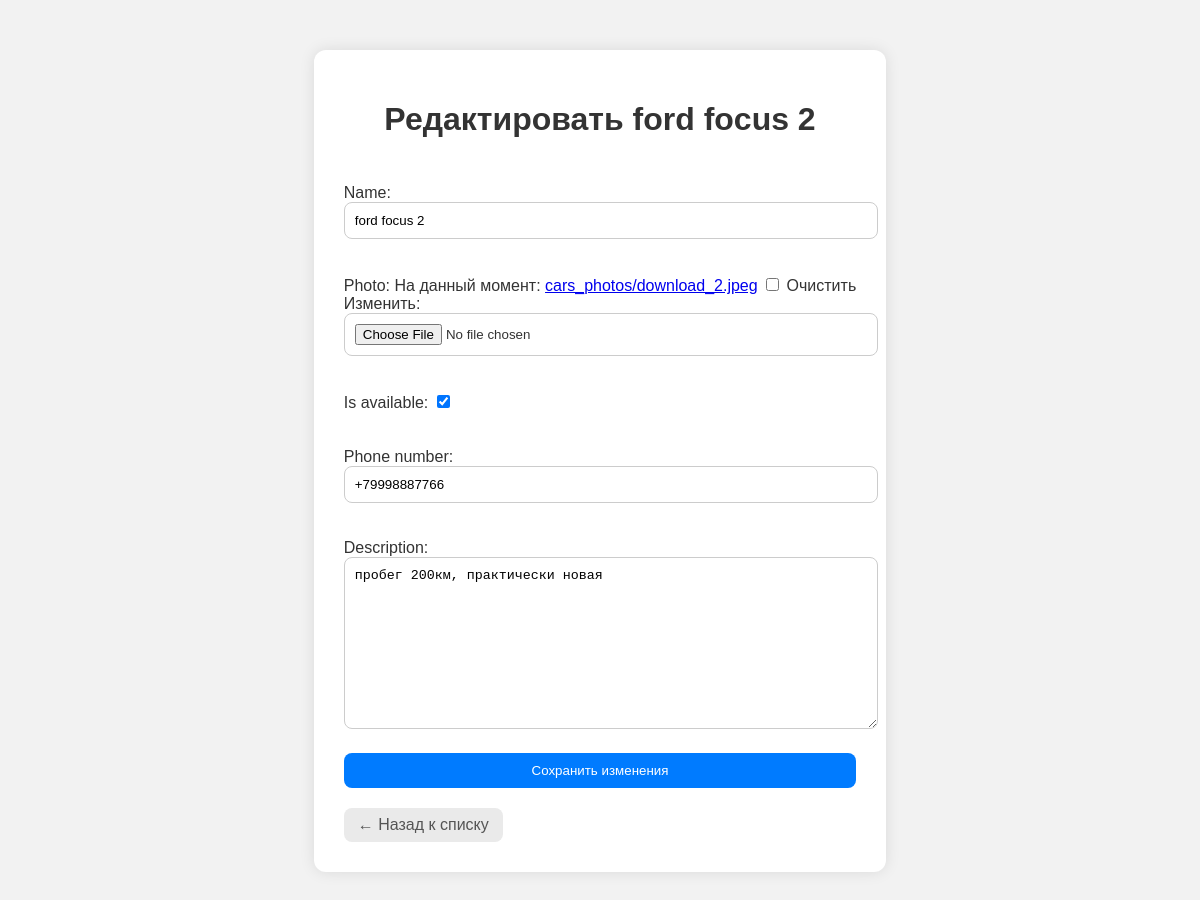
Page /cars/5/edit/ (signed in) on the earlier database version.
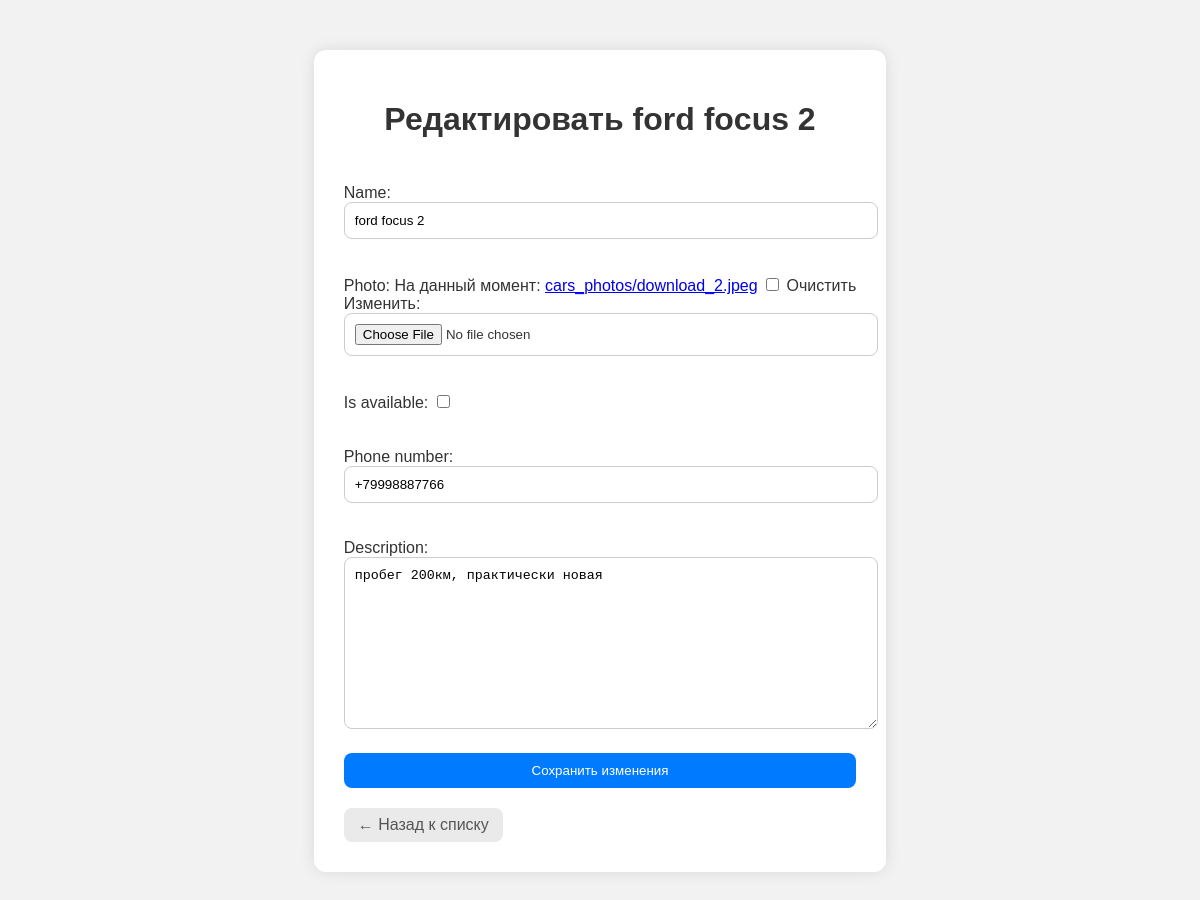
Same page on the later database version.
### cars/models.py (models this page shows, shortened)
class Car(models.Model):
    objects = None
    name = models.CharField(max_length=100)
    photo = models.ImageField(upload_to='cars_photos/', blank=True, null=True)
    is_available = models.BooleanField(default=True)
    published_date = models.DateTimeField(auto_now_add=True)
    owner = models.ForeignKey(User, on_delete=models.CASCADE, null=True, blank=True)
    phone_number = models.CharField(max_length=20, null=True, blank=True)
    description = models.TextField(blank=True, null=True)
    class Meta:
        verbose_name = 'Машина'
        verbose_name_plural = 'Машины'

### cars/views.py (the view, shortened to what this page needs)
# urls.py: path('<int:pk>/edit/', views.CarUpdateView.as_view(), name='car_edit'),
class CarUpdateView(UpdateView):
    model = Car
    fields = ['name', 'photo', 'is_available', 'phone_number', 'description']
    template_name = 'cars/car_edit.html'
    def get_queryset(self):
        return Car.objects.filter(owner=self.request.user)

### cars/templates/cars/car_edit.html (shortened to what this page needs)
{% load static %}
<!DOCTYPE html>
<html lang="ru">
<head>
    <link rel="stylesheet" href="{% static 'main/css/main.css' %}">
</head>
<body>
    <div class="edit-container">
        <h1>Редактировать {{ form.instance.name }}</h1>
        <form method="post" enctype="multipart/form-data">
            {{ form.as_p }}
            <button type="submit">Сохранить изменения</button>
        </form>
        <a href="{% url 'my_cars' %}" class="back-link">← Назад к списку</a>
    </div>
</body>
</html>

Differences in the rows shown:
changed Car "ford focus 2": is_available "☑" → "☐"
